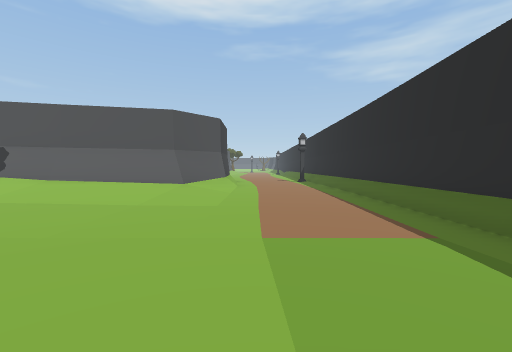
[1] (above)

21 first-person views from a walk through a scene from a Unity 3-D project. The camera is 1.4 m above the floor, tilts 2° down and sees 90° across. The floor is counted in squares, 2.25 m on a side. Each view is taken from the middle of a square. On the plan, view 1 faces up. The plan holds only what a view shows up to about 9 squares ahead; the rest is blank. The place goes on beyond the plan. The player character is not drawn.

[2]
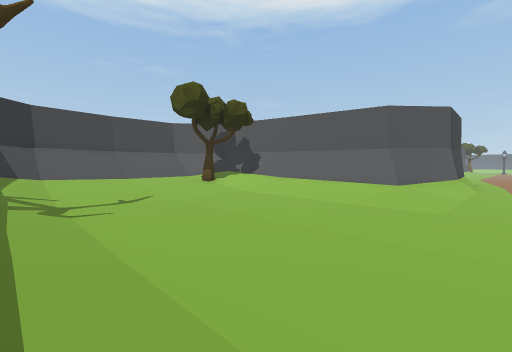

[3]
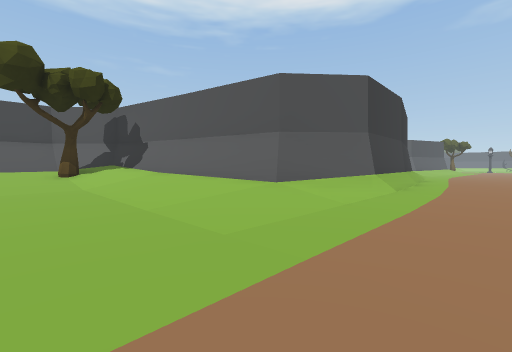

[4]
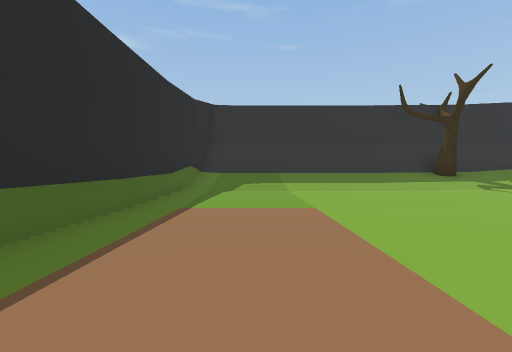

[5]
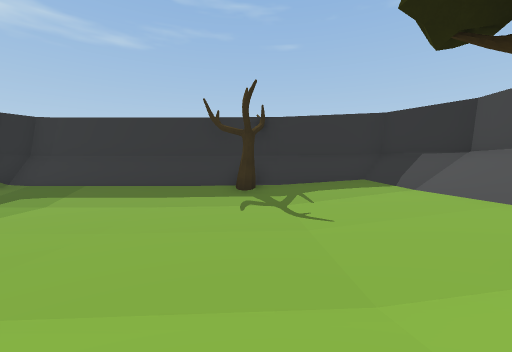

[6]
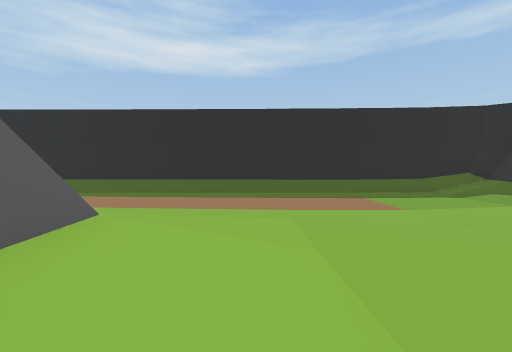

[7]
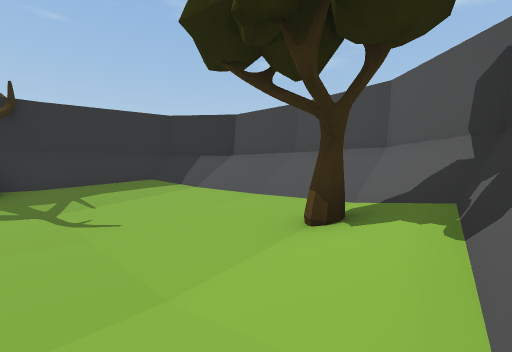

[8]
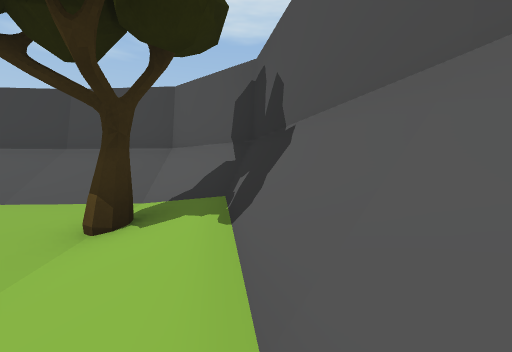

[9]
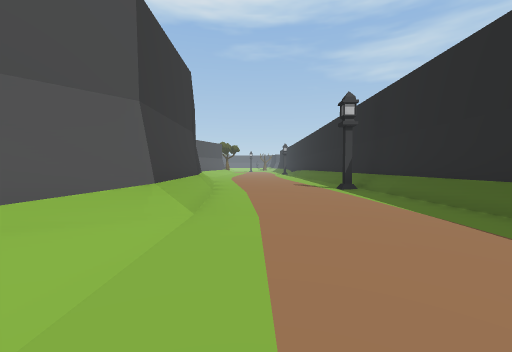

[10]
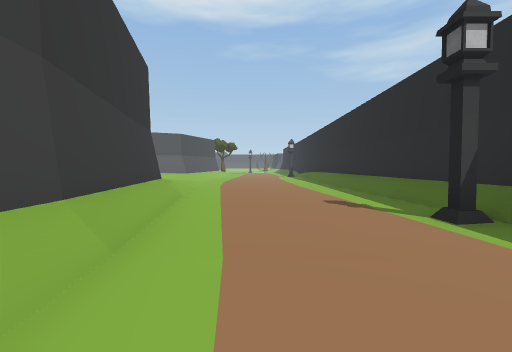

[11]
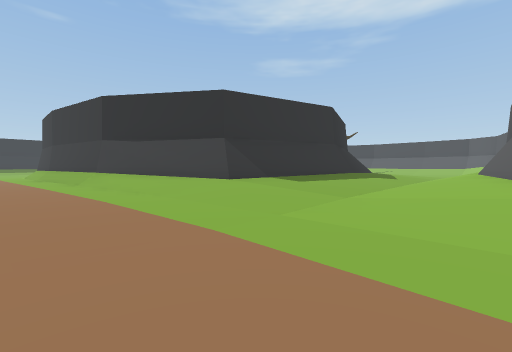

[12]
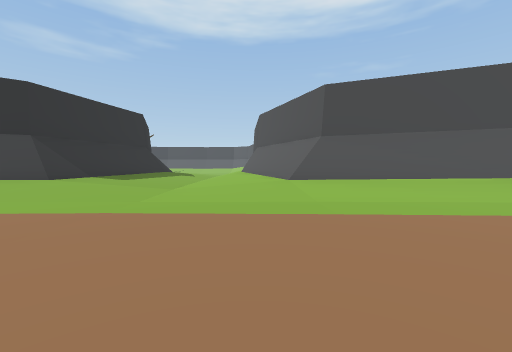

[13]
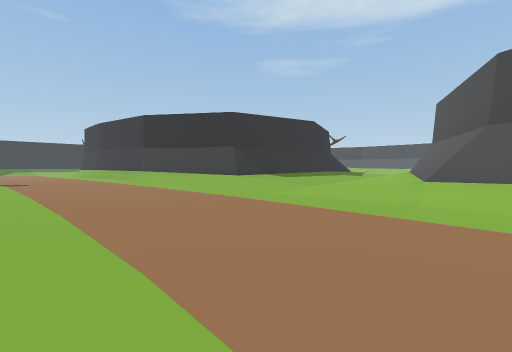

[14]
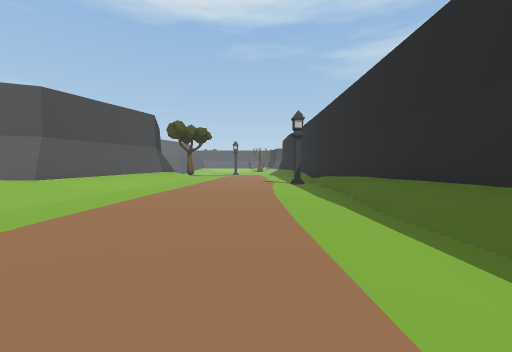

[15]
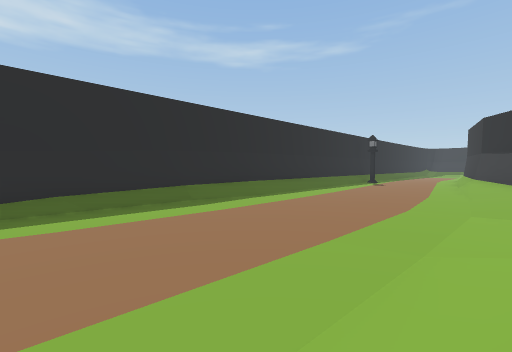

[16]
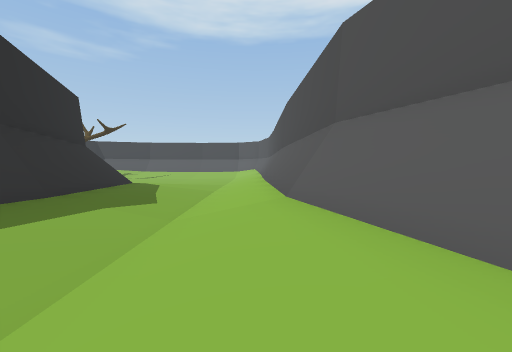

[17]
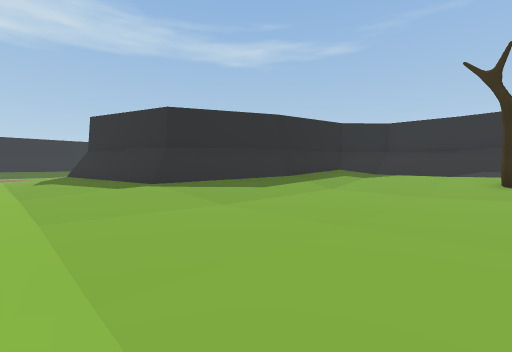

[18]
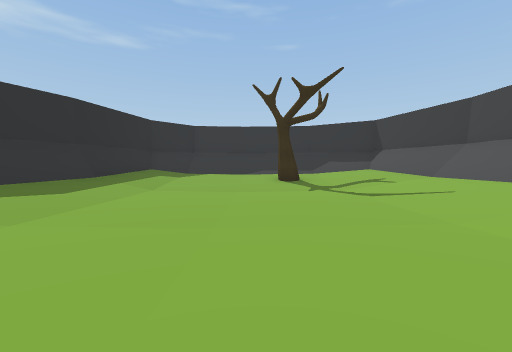

[19]
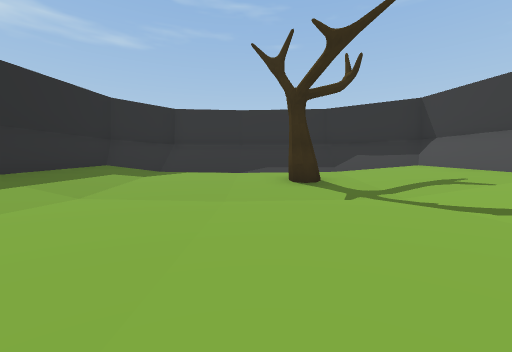

[20]
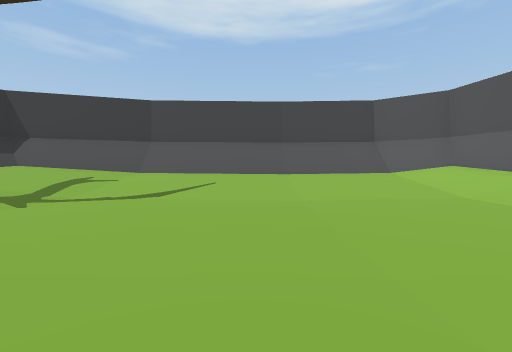

[21]
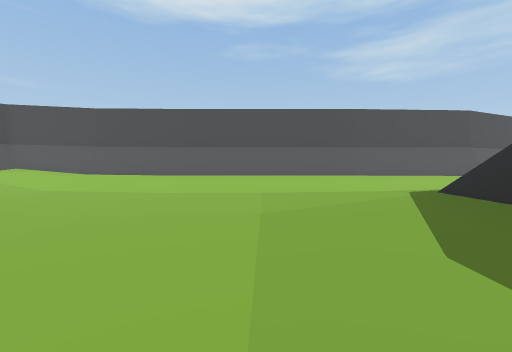

### Floor plan
Key: @ floor where view 1 was taken; # wall or solid block; . main floor; : floor 0.25 m higher than the main floor; + floor 0.5 m higher than the main floor; * floor 0.75 m higher than the main floor; % floor 1 m higher than the main floor; & floor 1.25 m higher than the main floor; $ floor 3 m higher than the main floor; / step, stairs or slope.
Columns run from 25 left of view 1 to 4 right of it. Each row starts with its distance up from view 1.
 29                      #/.....#
 28                      #/.....#
 27                      #:.....#
 26                   ####:.....#
 25   #################/*+......##
 24  ##////%%%%%%%*****++:....../#
 23 ##//+::::::::::::::::......./
 22 #/*+::....:::+++++++:::...../
 21 #/*::.....:++**/###/++:.....
 20 #/*:......:+///#######+...../
 19 #/*::.....:+/###     #//..../#
 18 #/*::....:+/##       ##/..../#
 17 #/*+::..::+/#         #/:.../#
 16 #/*+::::::/##         ##:.../#
 15 #/%*++::++/#           #::../#
 14 #/&%*#++**/#           #::..##
 13 #$/&%%**%%##           ##::.#
 12  #////////#             #::.#
 11  ###/////##             /::.#
 10      #                 #/:..#
  9                        #::..#
  8                    #####:...#
  7                #####/**/....#
  6               ##////++:.....#
  5               #//#+:::......#
  4               #//*+::.......#
  3               #//*+:........#
  2               #//*+::.......#
  1               #//*+::::.....#
  0               ##/&//+++++@++#
 -1                ##############

Where each view was taken, in squares from view 1:
view 1: 0 up, 0 right, facing up
view 2: 0 up, 0 right, facing up-left
view 3: 4 up, 1 right, facing up-left
view 4: 7 up, 1 right, facing down
view 5: 7 up, 5 left, facing down
view 6: 6 up, 5 left, facing right
view 7: 7 up, 5 left, facing down-left
view 8: 7 up, 5 left, facing left
view 9: 7 up, 0 right, facing up
view 10: 11 up, 0 right, facing up
view 11: 25 up, 0 right, facing down-left
view 12: 25 up, 2 right, facing left
view 13: 27 up, 2 right, facing down-left
view 14: 20 up, 1 right, facing up
view 15: 29 up, 3 left, facing down-right
view 16: 24 up, 5 left, facing left
view 17: 23 up, 20 left, facing down-right
view 18: 23 up, 19 left, facing down
view 19: 20 up, 19 left, facing down
view 20: 19 up, 17 left, facing left
view 21: 16 up, 16 left, facing up
